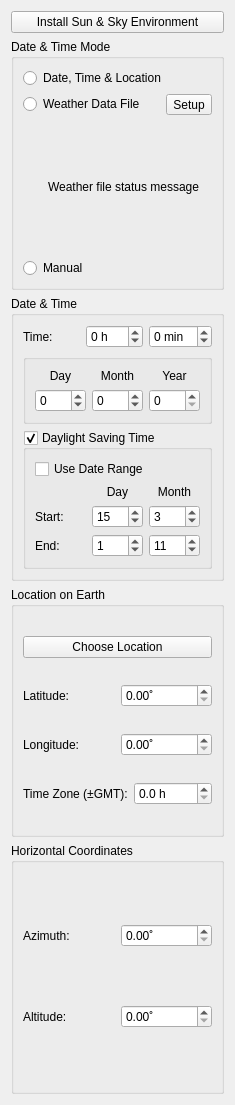
<?xml version="1.0" encoding="UTF-8"?>
<ui version="4.0">
 <class>SunPositioner_SunPosition</class>
 <widget class="QWidget" name="SunPositioner_SunPosition">
  <property name="geometry">
   <rect>
    <x>0</x>
    <y>0</y>
    <width>235</width>
    <height>1105</height>
   </rect>
  </property>
  <property name="windowTitle">
   <string>Form</string>
  </property>
  <layout class="QVBoxLayout" name="verticalLayout">
   <item>
    <widget class="QPushButton" name="pushButton_installEnvironment">
     <property name="text">
      <string>Install Sun &amp;&amp; Sky Environment</string>
     </property>
    </widget>
   </item>
   <item>
    <widget class="QGroupBox" name="groupBox_5">
     <property name="title">
      <string>Date &amp;&amp; Time Mode</string>
     </property>
     <layout class="QVBoxLayout" name="verticalLayout_7">
      <item>
       <widget class="QRadioButton" name="datetime">
        <property name="toolTip">
         <string>Position the sun according to date, time, and location information.</string>
        </property>
        <property name="text">
         <string>Date, Time &amp;&amp; Location</string>
        </property>
        <attribute name="buttonGroup">
         <string notr="true">mode</string>
        </attribute>
       </widget>
      </item>
      <item>
       <layout class="QVBoxLayout" name="verticalLayout_2">
        <item>
         <layout class="QHBoxLayout" name="horizontalLayout">
          <item>
           <widget class="QRadioButton" name="weatherfile">
            <property name="toolTip">
             <string>Use weather data to position the sun and define sky illuminance.</string>
            </property>
            <property name="text">
             <string>Weather Data File</string>
            </property>
            <attribute name="buttonGroup">
             <string notr="true">mode</string>
            </attribute>
           </widget>
          </item>
          <item>
           <widget class="QToolButton" name="pushButton_weatherFile">
            <property name="sizePolicy">
             <sizepolicy hsizetype="Fixed" vsizetype="Fixed">
              <horstretch>0</horstretch>
              <verstretch>0</verstretch>
             </sizepolicy>
            </property>
            <property name="text">
             <string>Setup</string>
            </property>
           </widget>
          </item>
         </layout>
        </item>
        <item>
         <widget class="QLabel" name="label_weatherFileStatus">
          <property name="text">
           <string>Weather file status message</string>
          </property>
          <property name="wordWrap">
           <bool>true</bool>
          </property>
          <property name="indent">
           <number>25</number>
          </property>
         </widget>
        </item>
       </layout>
      </item>
      <item>
       <widget class="QRadioButton" name="manual">
        <property name="toolTip">
         <string>Manually position the sun by translation/rotation, or by azimuth/altitude.</string>
        </property>
        <property name="text">
         <string>Manual</string>
        </property>
        <attribute name="buttonGroup">
         <string notr="true">mode</string>
        </attribute>
       </widget>
      </item>
     </layout>
    </widget>
   </item>
   <item>
    <widget class="QGroupBox" name="groupBox_dateTime">
     <property name="title">
      <string>Date &amp;&amp; Time</string>
     </property>
     <layout class="QVBoxLayout" name="verticalLayout_5">
      <item>
       <layout class="QHBoxLayout" name="horizontalLayout_8">
        <item>
         <widget class="QLabel" name="label_15">
          <property name="text">
           <string>Time:</string>
          </property>
         </widget>
        </item>
        <item>
         <widget class="MaxSDK::QmaxSpinBox" name="hours">
          <property name="toolTip">
           <string>Hours</string>
          </property>
          <property name="wrapping">
           <bool>true</bool>
          </property>
          <property name="suffix">
           <string> h</string>
          </property>
         </widget>
        </item>
        <item>
         <widget class="MaxSDK::QmaxSpinBox" name="minutes">
          <property name="toolTip">
           <string>Minutes</string>
          </property>
          <property name="wrapping">
           <bool>true</bool>
          </property>
          <property name="suffix">
           <string> min</string>
          </property>
         </widget>
        </item>
       </layout>
      </item>
      <item>
       <widget class="QGroupBox" name="groupBox">
        <layout class="QGridLayout" name="gridLayout_3">
         <item row="0" column="1">
          <widget class="QLabel" name="label_17">
           <property name="text">
            <string>Month</string>
           </property>
           <property name="alignment">
            <set>Qt::AlignCenter</set>
           </property>
          </widget>
         </item>
         <item row="0" column="2">
          <widget class="QLabel" name="label_18">
           <property name="text">
            <string>Year</string>
           </property>
           <property name="alignment">
            <set>Qt::AlignCenter</set>
           </property>
          </widget>
         </item>
         <item row="1" column="1">
          <widget class="MaxSDK::QmaxSpinBox" name="month">
           <property name="toolTip">
            <string>Month</string>
           </property>
           <property name="wrapping">
            <bool>true</bool>
           </property>
          </widget>
         </item>
         <item row="0" column="0">
          <widget class="QLabel" name="label_16">
           <property name="text">
            <string>Day</string>
           </property>
           <property name="alignment">
            <set>Qt::AlignCenter</set>
           </property>
          </widget>
         </item>
         <item row="1" column="0">
          <widget class="MaxSDK::QmaxSpinBox" name="day">
           <property name="toolTip">
            <string>Day of month</string>
           </property>
           <property name="wrapping">
            <bool>true</bool>
           </property>
          </widget>
         </item>
         <item row="1" column="2">
          <widget class="MaxSDK::QmaxSpinBox" name="year">
           <property name="toolTip">
            <string>Year</string>
           </property>
          </widget>
         </item>
        </layout>
       </widget>
      </item>
      <item>
       <widget class="QGroupBox" name="dst">
        <property name="enabled">
         <bool>true</bool>
        </property>
        <property name="title">
         <string>Daylight Saving Time</string>
        </property>
        <property name="checkable">
         <bool>true</bool>
        </property>
        <layout class="QVBoxLayout" name="verticalLayout_4">
         <item>
          <widget class="QCheckBox" name="dst_use_date_range">
           <property name="text">
            <string>Use Date Range</string>
           </property>
          </widget>
         </item>
         <item>
          <layout class="QGridLayout" name="gridLayout">
           <item row="0" column="1">
            <widget class="QLabel" name="label_26">
             <property name="text">
              <string>Day</string>
             </property>
             <property name="alignment">
              <set>Qt::AlignCenter</set>
             </property>
            </widget>
           </item>
           <item row="1" column="0">
            <widget class="QLabel" name="label_27">
             <property name="text">
              <string>Start:</string>
             </property>
            </widget>
           </item>
           <item row="1" column="1">
            <widget class="MaxSDK::QmaxSpinBox" name="dst_start_day">
             <property name="toolTip">
              <string>Day of month</string>
             </property>
             <property name="wrapping">
              <bool>true</bool>
             </property>
             <property name="value">
              <number>15</number>
             </property>
            </widget>
           </item>
           <item row="1" column="2">
            <widget class="MaxSDK::QmaxSpinBox" name="dst_start_month">
             <property name="toolTip">
              <string>Month</string>
             </property>
             <property name="wrapping">
              <bool>true</bool>
             </property>
             <property name="value">
              <number>3</number>
             </property>
            </widget>
           </item>
           <item row="2" column="0">
            <widget class="QLabel" name="label_28">
             <property name="text">
              <string>End:</string>
             </property>
            </widget>
           </item>
           <item row="2" column="1">
            <widget class="MaxSDK::QmaxSpinBox" name="dst_end_day">
             <property name="toolTip">
              <string>Day of month</string>
             </property>
             <property name="wrapping">
              <bool>true</bool>
             </property>
             <property name="value">
              <number>1</number>
             </property>
            </widget>
           </item>
           <item row="2" column="2">
            <widget class="MaxSDK::QmaxSpinBox" name="dst_end_month">
             <property name="toolTip">
              <string>Month</string>
             </property>
             <property name="wrapping">
              <bool>true</bool>
             </property>
             <property name="value">
              <number>11</number>
             </property>
            </widget>
           </item>
           <item row="0" column="2">
            <widget class="QLabel" name="label_25">
             <property name="text">
              <string>Month</string>
             </property>
             <property name="alignment">
              <set>Qt::AlignCenter</set>
             </property>
            </widget>
           </item>
          </layout>
         </item>
        </layout>
       </widget>
      </item>
     </layout>
    </widget>
   </item>
   <item>
    <widget class="QGroupBox" name="groupBox_Location">
     <property name="title">
      <string>Location on Earth</string>
     </property>
     <layout class="QVBoxLayout" name="verticalLayout_3">
      <item>
       <widget class="QPushButton" name="location">
        <property name="toolTip">
         <string>Select a location from a user-configurable database.</string>
        </property>
        <property name="text">
         <string>Choose Location</string>
        </property>
       </widget>
      </item>
      <item>
       <layout class="QHBoxLayout" name="horizontalLayout_2">
        <item>
         <widget class="QLabel" name="label_2">
          <property name="text">
           <string>Latitude:</string>
          </property>
         </widget>
        </item>
        <item>
         <widget class="MaxSDK::QmaxDoubleSpinBox" name="latitude_deg">
          <property name="toolTip">
           <string>Latitude</string>
          </property>
          <property name="suffix">
           <string>˚</string>
          </property>
         </widget>
        </item>
       </layout>
      </item>
      <item>
       <layout class="QHBoxLayout" name="horizontalLayout_3">
        <item>
         <widget class="QLabel" name="label_9">
          <property name="text">
           <string>Longitude:</string>
          </property>
         </widget>
        </item>
        <item>
         <widget class="MaxSDK::QmaxDoubleSpinBox" name="longitude_deg">
          <property name="toolTip">
           <string>Longitude</string>
          </property>
          <property name="suffix">
           <string>˚</string>
          </property>
         </widget>
        </item>
       </layout>
      </item>
      <item>
       <layout class="QHBoxLayout" name="horizontalLayout_9">
        <item>
         <widget class="QLabel" name="label_19">
          <property name="text">
           <string>Time Zone (±GMT):</string>
          </property>
         </widget>
        </item>
        <item>
         <widget class="MaxSDK::QmaxDoubleSpinBox" name="time_zone">
          <property name="toolTip">
           <string>Time zone, as the offset from GMT.</string>
          </property>
          <property name="suffix">
           <string> h</string>
          </property>
          <property name="decimals">
           <number>1</number>
          </property>
         </widget>
        </item>
       </layout>
      </item>
     </layout>
    </widget>
   </item>
   <item>
    <widget class="QGroupBox" name="groupBox_horizontalCoords">
     <property name="title">
      <string>Horizontal Coordinates</string>
     </property>
     <layout class="QVBoxLayout" name="verticalLayout_6">
      <item>
       <layout class="QHBoxLayout" name="horizontalLayout_5">
        <item>
         <widget class="QLabel" name="label_5">
          <property name="text">
           <string>Azimuth:</string>
          </property>
         </widget>
        </item>
        <item>
         <widget class="MaxSDK::QmaxDoubleSpinBox" name="azimuth_deg">
          <property name="toolTip">
           <string>Azimuth of the sun position in the sky, relative to the North direction.</string>
          </property>
          <property name="suffix">
           <string>˚</string>
          </property>
         </widget>
        </item>
       </layout>
      </item>
      <item>
       <layout class="QHBoxLayout" name="horizontalLayout_10">
        <item>
         <widget class="QLabel" name="label_20">
          <property name="text">
           <string>Altitude:</string>
          </property>
         </widget>
        </item>
        <item>
         <widget class="MaxSDK::QmaxDoubleSpinBox" name="altitude_deg">
          <property name="toolTip">
           <string>Altitude of the sun in the sky, relative to the horizon.</string>
          </property>
          <property name="suffix">
           <string>˚</string>
          </property>
         </widget>
        </item>
       </layout>
      </item>
     </layout>
    </widget>
   </item>
  </layout>
 </widget>
 <customwidgets>
  <customwidget>
   <class>MaxSDK::QmaxDoubleSpinBox</class>
   <extends>QDoubleSpinBox</extends>
   <header location="global">Qt/QmaxSpinBox.h</header>
  </customwidget>
  <customwidget>
   <class>MaxSDK::QmaxSpinBox</class>
   <extends>QSpinBox</extends>
   <header location="global">Qt/QmaxSpinBox.h</header>
  </customwidget>
 </customwidgets>
 <resources/>
 <connections>
  <connection>
   <sender>datetime</sender>
   <signal>toggled(bool)</signal>
   <receiver>groupBox_dateTime</receiver>
   <slot>setEnabled(bool)</slot>
   <hints>
    <hint type="sourcelabel">
     <x>168</x>
     <y>93</y>
    </hint>
    <hint type="destinationlabel">
     <x>91</x>
     <y>410</y>
    </hint>
   </hints>
  </connection>
  <connection>
   <sender>datetime</sender>
   <signal>toggled(bool)</signal>
   <receiver>groupBox_Location</receiver>
   <slot>setEnabled(bool)</slot>
   <hints>
    <hint type="sourcelabel">
     <x>206</x>
     <y>93</y>
    </hint>
    <hint type="destinationlabel">
     <x>134</x>
     <y>597</y>
    </hint>
   </hints>
  </connection>
  <connection>
   <sender>weatherfile</sender>
   <signal>toggled(bool)</signal>
   <receiver>label_weatherFileStatus</receiver>
   <slot>setVisible(bool)</slot>
   <hints>
    <hint type="sourcelabel">
     <x>76</x>
     <y>130</y>
    </hint>
    <hint type="destinationlabel">
     <x>112</x>
     <y>184</y>
    </hint>
   </hints>
  </connection>
  <connection>
   <sender>weatherfile</sender>
   <signal>toggled(bool)</signal>
   <receiver>pushButton_weatherFile</receiver>
   <slot>setEnabled(bool)</slot>
   <hints>
    <hint type="sourcelabel">
     <x>154</x>
     <y>147</y>
    </hint>
    <hint type="destinationlabel">
     <x>189</x>
     <y>128</y>
    </hint>
   </hints>
  </connection>
  <connection>
   <sender>dst_use_date_range</sender>
   <signal>toggled(bool)</signal>
   <receiver>label_26</receiver>
   <slot>setEnabled(bool)</slot>
   <hints>
    <hint type="sourcelabel">
     <x>74</x>
     <y>470</y>
    </hint>
    <hint type="destinationlabel">
     <x>124</x>
     <y>504</y>
    </hint>
   </hints>
  </connection>
  <connection>
   <sender>dst_use_date_range</sender>
   <signal>toggled(bool)</signal>
   <receiver>label_25</receiver>
   <slot>setEnabled(bool)</slot>
   <hints>
    <hint type="sourcelabel">
     <x>164</x>
     <y>472</y>
    </hint>
    <hint type="destinationlabel">
     <x>186</x>
     <y>499</y>
    </hint>
   </hints>
  </connection>
  <connection>
   <sender>dst_use_date_range</sender>
   <signal>toggled(bool)</signal>
   <receiver>label_27</receiver>
   <slot>setEnabled(bool)</slot>
   <hints>
    <hint type="sourcelabel">
     <x>54</x>
     <y>478</y>
    </hint>
    <hint type="destinationlabel">
     <x>69</x>
     <y>521</y>
    </hint>
   </hints>
  </connection>
  <connection>
   <sender>dst_use_date_range</sender>
   <signal>toggled(bool)</signal>
   <receiver>dst_start_day</receiver>
   <slot>setEnabled(bool)</slot>
   <hints>
    <hint type="sourcelabel">
     <x>49</x>
     <y>474</y>
    </hint>
    <hint type="destinationlabel">
     <x>110</x>
     <y>527</y>
    </hint>
   </hints>
  </connection>
  <connection>
   <sender>dst_use_date_range</sender>
   <signal>toggled(bool)</signal>
   <receiver>dst_start_month</receiver>
   <slot>setEnabled(bool)</slot>
   <hints>
    <hint type="sourcelabel">
     <x>145</x>
     <y>471</y>
    </hint>
    <hint type="destinationlabel">
     <x>172</x>
     <y>526</y>
    </hint>
   </hints>
  </connection>
  <connection>
   <sender>dst_use_date_range</sender>
   <signal>toggled(bool)</signal>
   <receiver>label_28</receiver>
   <slot>setEnabled(bool)</slot>
   <hints>
    <hint type="sourcelabel">
     <x>37</x>
     <y>466</y>
    </hint>
    <hint type="destinationlabel">
     <x>47</x>
     <y>562</y>
    </hint>
   </hints>
  </connection>
  <connection>
   <sender>dst_use_date_range</sender>
   <signal>toggled(bool)</signal>
   <receiver>dst_end_day</receiver>
   <slot>setEnabled(bool)</slot>
   <hints>
    <hint type="sourcelabel">
     <x>112</x>
     <y>476</y>
    </hint>
    <hint type="destinationlabel">
     <x>110</x>
     <y>558</y>
    </hint>
   </hints>
  </connection>
  <connection>
   <sender>dst_use_date_range</sender>
   <signal>toggled(bool)</signal>
   <receiver>dst_end_month</receiver>
   <slot>setEnabled(bool)</slot>
   <hints>
    <hint type="sourcelabel">
     <x>123</x>
     <y>471</y>
    </hint>
    <hint type="destinationlabel">
     <x>182</x>
     <y>559</y>
    </hint>
   </hints>
  </connection>
 </connections>
 <buttongroups>
  <buttongroup name="mode"/>
 </buttongroups>
</ui>
